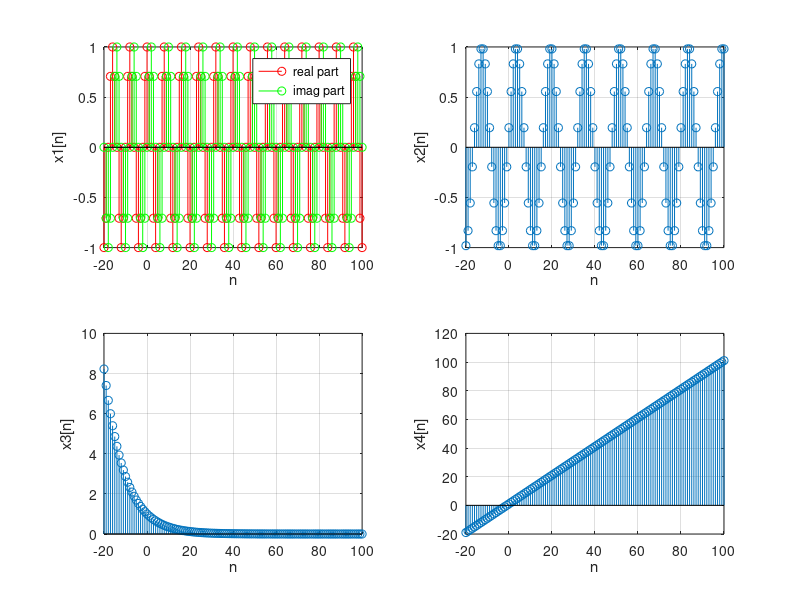

Write MATLAB code to recreate this figure.
n= -20:100 ;
x1=exp(1i*pi/4*n);
x2=sin(pi*n/8+pi/16);
x3=exp(log(9/10)*n);
x4=n+1;

subplot(2,2,1);
stem(n,real(x1),'r');hold on;
stem(n,imag(x1),'g');xlabel('n');ylabel('x1[n]');legend('real part','imag part')
grid on;
subplot(2,2,2);
stem(n,x2);xlabel('n');ylabel('x2[n]');
grid on;
subplot(2,2,3);
stem(n,x3);xlabel('n');ylabel('x3[n]');
grid on;
subplot(2,2,4);
stem(n,x4);xlabel('n');ylabel('x4[n]');
grid on;